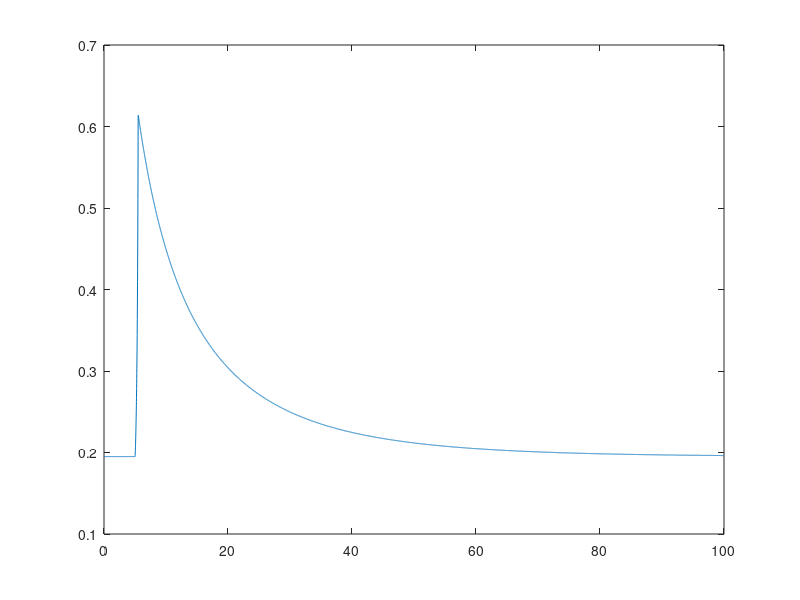
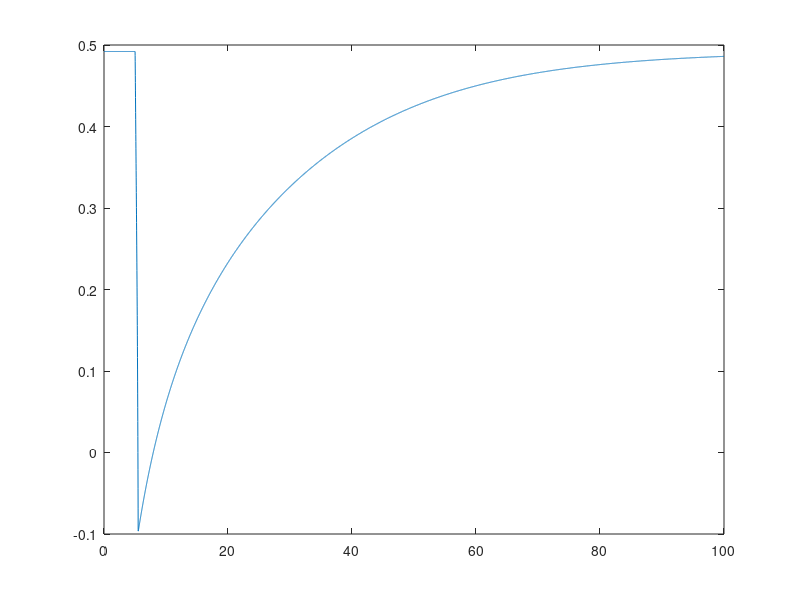

These figures' MATLAB source, in order:
function DynamicBloodModel
t = 0:0.01:100;

bloodVolume = shock(0.3,3300,t);
%plot(t,bloodVolume)

%Initial arterial concentrations 
O2_a = 0.195; % mL O2/mL blood
CO2_a = 0.492; % mL CO2/mL blood
G_a = 0.705; % mL glucose/mL blood
C_a = [O2_a CO2_a G_a];

%Heart Values 
RQ_h = 0.8;
perCO_h = 0.05;
OC_h = 0.3567;

%Liver Values
RQ_l = 0.8;
perCO_l = 0.25;
OC_l = 6.08/60;

%Kidney 
RQ_k = 0.88;
perCO_k = 0.25;
OC_k = 0.35;

%Brain 
RQ_b = 0.95;
perCO_b = 0.15;
OC_b = 49/60;

%Lung value 
RQ_lung = 0.84;
OC_lung = 0.09166667 ; %negative to represent generation 
perCO_lung = 0.02;






for i = 1:length(t)

[C_h(i,:),Q_h(i)] = organConc(C_a(i,:),bloodVolume(i),perCO_h,OC_h,RQ_h,@heartDynamic);
[C_l(i,:),Q_l(i)] = organConc(C_a(i,:),bloodVolume(i),perCO_l,OC_l,RQ_l,@liverDyanmic);
[C_b(i,:),Q_b(i)] = organConc(C_a(i,:),bloodVolume(i),perCO_b,OC_b,RQ_b,@brainDynamic);
[C_k(i,:),Q_k(i)] = organConc(C_a(i,:),bloodVolume(i),perCO_k,OC_k,RQ_k,@heartDynamic);
[C_lung(i,:),Q_lung(i)] = organConc(C_a(i,:),bloodVolume(i),perCO_lung,OC_lung,RQ_lung,@lungDynamic);

C_body = [0.035042 0.7109339 0];

%Calculate venous concentrations
C_ven(i,:) = (C_h(i,:).*Q_h(i) + C_l(i,:).*Q_l(i) + C_b(i,:).*Q_b(i) + C_k(i,:).*Q_k(i) + C_lung(i,:).*Q_lung(i))/(44.2660*0.72);
disp(C_ven(i,:))
C_ven(i,:) = (C_ven(i,:) + C_body)/2;
disp(C_ven(i,:))
disp(C_h(i,:).*Q_h(i) + C_l(i,:).*Q_l(i) + C_b(i,:).*Q_b(i) + C_k(i,:).*Q_k(i) + C_lung(i,:).*Q_lung(i))
%Pulmonary circulation
[C_pul(i,:),Q_pul(i)] = pulmonaryCirculation(C_ven(i,:),bloodVolume(i));

%Oxygenated blood from pulmonary veins enter systemic circulation
C_a(i+1,:) = C_pul(i,:);

end
figure;
plot(t,C_a(1:(end-1),1));
figure;
plot(t,C_a(1:(end-1),2));

%plot(t,C_v(1,:))

end



function [C_v,Q] = organConc(C_a,volume,perc_CO,OC,RQ,dynamicFun)
%Calculates the concentration of compoenents in the vein leading draining
%the organ
%Inputs:
    %time - the time period at which the model is evaluated 
    %C_a - a matrix of the arterial concentrations 
        %C_art(:,1) - oxygen
        %C_art(:,2) - carbon dioxide
        %C_art(:,3) - glucose 
    %volume - volume of blood inside the body
%Outputs:
    %C_v - a matrix of the venous concentrations 
        %C_art(1) - oxygen
        %C_art(2) - carbon dioxide
        %C_art(3) - glucose 
    %Q - blood flow into and out of the organ

%Calculate blood flow to the myocardium
[Q_frac, VO2_frac] = dynamicFun(volume);
Q = 44.2660 * perc_CO * Q_frac;

%Consumption rates (mL/sec)
VO2 =  OC*VO2_frac; 
VCO2 = RQ * VO2; %0.8 is respiratory quotient 
VG = VCO2/6; %stoichiometric ratio for glycolysis 

%Accounting equation
C_v(1) = C_a(1) - VO2/Q;
C_v(2) = C_a(2) - VCO2/Q;
C_v(3) = C_a(3) - VG/Q;

end





function [bloodVolume] = shock(bloodLoss,lossRate,t) 
%This function models blood volume changes with regards to an episode of
%hemorrhagic shock
%Input:
    %bloodLoss - the percentage of bood lost (%)
    %lossRate - the rate at which blood is lost (mL/h)
    %time - an array for the time interval (h)
%Output:
    %bloodVolume - an array for the volume of blood at different times    


bloodVolume = zeros(size(t));
%Initial blood volume (mL)
volume_0 = 5500;

%Steady-state
t_0 = 5; %time at which perturbation begins
for i = find(t<=t_0)
    bloodVolume(i) = volume_0;
end

%Active blood loss 
volume_f = 5500 * (1 - bloodLoss);
tspan_bleed = abs((volume_f - volume_0)/lossRate);

for i = find((t <= tspan_bleed+ t_0) & t > t_0)
    bloodVolume(i) = volume_0 - lossRate * (t(i)-t_0);
end

%Recovery
for i = find(t > tspan_bleed + t_0)
    bloodVolume(i) = bloodVolumeRecovery(t(t == tspan_bleed+t_0),t(i),volume_f);
end




end

function volume = bloodVolumeRecovery(t0, tf,V0)
%Calculates an array of volumes of blood at different time periods after an
%inital blood loss
%Output:
    %volume - an array containing the volume of blood in mL in entire body
%Input: 
    %t0 - initial time when blood loss occurs (h)
    %tf - time during which instantaenous blood volume should be calculated (h)
    %volume_i - the amount of blood lost at t0 (mL)

%Set up variables
t = (tf - t0)+0.1; %time (h) 
normalBV = 5500; %normal blood volume (mL)
 
k = 0.05; %blood replenishment rate

volume = normalBV./((normalBV-V0)/V0*exp(-k*t)+1);

end

function HR = heartRate(volume,HR0)
%Calculates the heart rate based on the current blood volume
%Outputs:
    %HR - heart rate in bpm
%Input:
    %volume - the volume of blood in mL
    %HR0 - the baseline heart rate


BL = 5500 - volume; %Calculate blood loss
LBNP = BL / 17.2619; %Convert blood loss to LBNP equivalent
HR = 0.18*LBNP + HR0;

end

function CO = cardiacOutputFraction(volume)
%Calculates fractional change in cardiac output adjusted for blood loss 
%Output:
    %CO - cardiac output fractional change (multiply with baseline cardiac
    %output for adjusted cardiac output
%Inputs: 
    
    %Volume - blood volume


BL = 5500 - volume; %Calculate blood loss
LBNP = BL / 17.2619; %Convert blood loss to LBNP equivalent
CO = -0.0075*LBNP + 1;
end

function [C_v,Q] = pulmonaryCirculation(C_a,volume)

Q =  44.2660 *cardiacOutputFraction(volume);
%Pulmonary circulation values 
OG_0 = 4.73333; %oxygen entering the blood from the aveoli (mL/s)
CC_0 = 3.78333;
fracBloodLoss = 1 - volume/5500;

%24 breadth/min with 30% blood loss, 18 breadth/min normal
respiratoryRate = (20*fracBloodLoss + 18)/60;

OG = OG_0/(18/60)*respiratoryRate;
CC = CC_0/(18/60)*respiratoryRate;

C_v(1) = C_a(1) + OG/Q;
C_v(2) = C_a(2) - CC/Q;
C_v(3) = C_a(3);

end
function [Q,VO2] = heartDynamic(volume)
%Calcualates fractional changes for organ blood flow and oxygen consumption
%based on the current blood volume
%Outputs:
    %Q - the fractional adjustment coefficient for heart rate
    %VO2 - the fractional adjustment coefficeint for oxygen consumption
%Inputs: 
    %volume - current blood volume in the body (not blood lost!)

%Adjusts blood flow rate to the heart
CO = cardiacOutputFraction(volume);
Q = CO; %Blood flow change to the heart is 1:1 with to cardiac output 
VO2 = 0.382 * CO + 0.618; %oxygen consumption decreases during shock 
end

function [Q,VO2] = brainDynamic(volume)
%Calcualates fractional changes for organ blood flow and oxygen consumption
%based on the current blood volume
%Outputs:
    %Q - the fractional adjustment coefficient for heart rate
    %VO2 - the fractional adjustment coefficeint for oxygen consumption
%Inputs: 
    %volume - current blood volume in the body (not blood lost!)

CO = cardiacOutputFraction(volume);


Q = 1; %Blood flow change does not change
VO2 = (CO * -1.5 +2.5); %oxygen consumption increases during shock
end

function [Q,VO2] = lungDynamic(volume)
%Calcualates fractional changes for organ blood flow and oxygen consumption
%based on the current blood volume
%Outputs:
    %Q - the fractional adjustment coefficient for heart rate
    %VO2 - the fractional adjustment coefficeint for oxygen consumption
%Inputs: 
    %volume - current blood volume in the body (not blood lost!)

CO = cardiacOutputFraction(volume);
fractionalVolume = volume / 5500;
Q = fractionalVolume * 2.1205 - 1.1259;
VO2 = 1; %assume lung fractional conversion stays the same


end

function [Q,VO2] = liverDyanmic(volume)
%Calcualates fractional changes for organ blood flow and oxygen consumption
%based on the current blood volume
%Outputs:
    %Q - the fractional adjustment coefficient for heart rate
    %VO2 - the fractional adjustment coefficeint for oxygen consumption
%Inputs: 
    %volume - current blood volume in the body (not blood lost!)

CO = cardiacOutputFraction(volume);

Q = CO; 
VO2 = CO * 1.7 - 0.7;
end

function [Q,VO2] = kidneyDynamic(volume)
%Calcualates fractional changes for organ blood flow and oxygen consumption
%based on the current blood volume
%Outputs:
    %Q - the fractional adjustment coefficient for heart rate
    %VO2 - the fractional adjustment coefficeint for oxygen consumption
%Inputs: 
    %volume - current blood volume in the body (not blood lost!)

CO = cardiacOutputFraction(volume);

Q = CO * 1.82 - 0.82; 
VO2 = CO * 1.26 - 0.26; 
end


function [C_v,Q] = myocardium(C_a,volume)
%Calculates the concentration of compoenents in the vein leading draining
%the organ
%Inputs:
    %time - the time period at which the model is evaluated 
    %C_a - a matrix of the arterial concentrations 
        %C_art(:,1) - oxygen
        %C_art(:,2) - carbon dioxide
        %C_art(:,3) - glucose 
    %volume - volume of blood inside the body
%Outputs:
    %C_v - a matrix of the venous concentrations 
        %C_art(1) - oxygen
        %C_art(2) - carbon dioxide
        %C_art(3) - glucose 
    %Q - blood flow into and out of the organ

%Calculate blood flow to the myocardium
[Q_frac, VO2_frac] = heartDynamic(volume);
Q = 44.2660 * 0.05 * Q_frac;

%Consumption rates (mL/sec)
VO2 =  0.3567*VO2_frac; 
VCO2 = 0.8 * VO2; %0.8 is respiratory quotient 
VG = VO2/6; %stoichiometric ratio for glycolysis 

%Accounting equation
C_v(1) = C_a(1) - VO2/Q;
C_v(2) = C_a(2) - VCO2/Q;
C_v(3) = C_a(3) - VG/Q;

end
